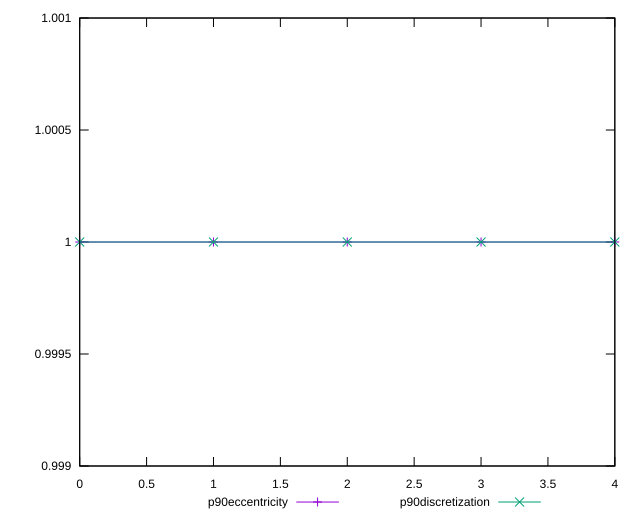

This figure's gnuplot source:
reset

$p90Eccentricity <<EOF
0 1
1 1
2 0.9999999999999997
3 1.0000000000000002
4 1
EOF

$p90Discretization <<EOF
0 1
1 1
2 1
3 1
4 1
EOF

set key outside below
set xrange [0:4]
set yrange [0.9989999999999997:1.0010000000000001]
set trange [0.9989999999999997:1.0010000000000001]
set terminal svg size 640, 520 enhanced background rgb 'white'
set output "report_00026_2021-02-22T21:38:55.199Z/first-meaningful-paint/progression/eccentricity.svg"

plot $p90Eccentricity title "p90eccentricity" with linespoints, \
     $p90Discretization title "p90discretization" with linespoints

reset
